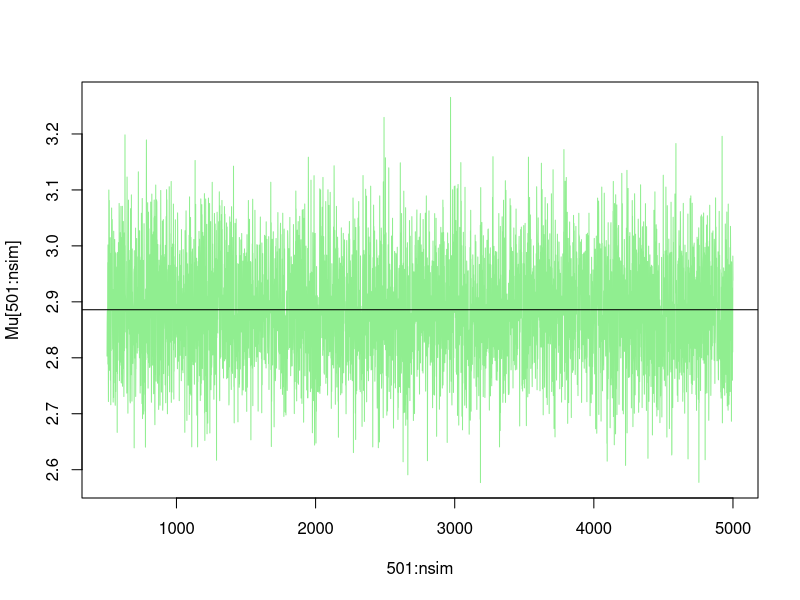
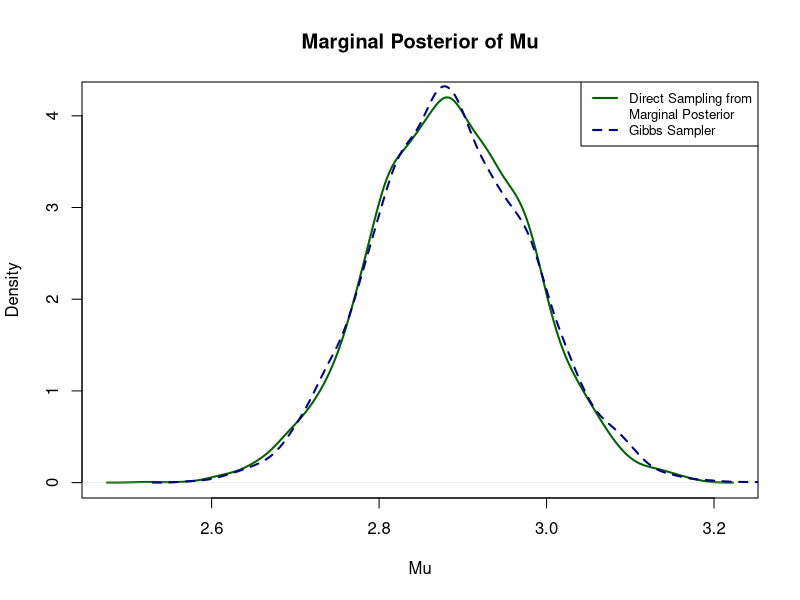
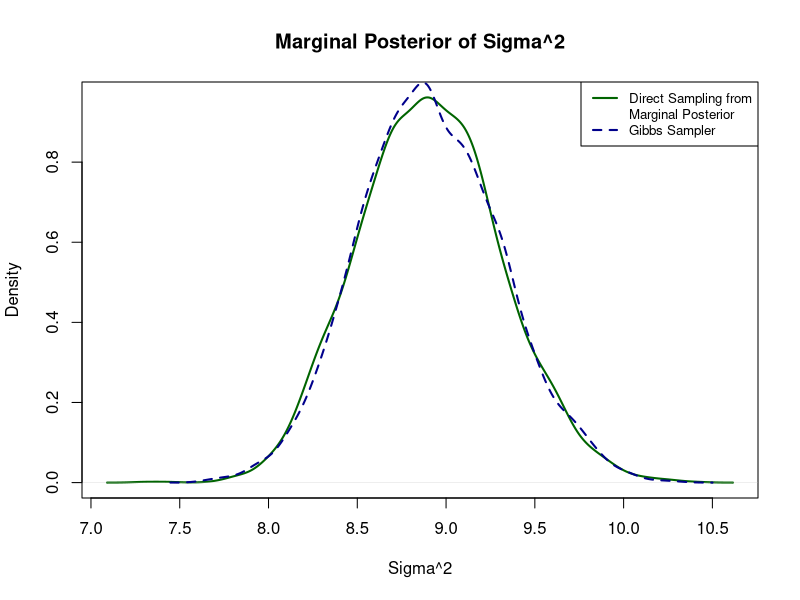

R code for these plots, in order:
###################################
# Gibbs sampler for simple normal mean hierarchical model
###################################


n<-1000
mu<-3
sigma<-3
sigma2<-sigma^2
y<-rnorm(n,mu,sigma)

####################
# Prior Hyperparms #
####################
m0<-0
t0<-0     # Noninformative
a<-b<-0   # Noninformative

#########
# Inits #
#########
tau<-1
mtau<-a+n/2

#################
# Store Results #
#################
nsim<-5000
Tau<-Mu<-Sigma<-rep(0,nsim)

#########
# Gibbs #
#########
for (i in 1:nsim) {
  v<-1/(tau*n + t0)
  m<-v*(tau*sum(y)+t0*m0)
  mu<- Mu[i]<-rnorm(1,m,sqrt(v))

  tau<-rgamma(1,mtau,b+sum((y-mu)^2)/2)
  Sigma[i]<-1/tau
}
#######################
# Posterior summaries #
#######################
mean(Mu[1501:nsim])	# Discard first 1500 as burn-in
sd(Mu[1501:nsim])
mean(Sigma[1501:nsim])
sd(Sigma[1501:nsim])
par(ask=F)
plot(501:nsim,Mu[501:nsim],type="l",col="lightgreen")
abline(h=mean(Mu[501:nsim]))

##################################
# Draw mu directly from marginal #
#    posterior assuming non-     #
#      informative priors        #
##################################

mu2<-rt(3500,n-1)*sd(y)/sqrt(n)+mean(y)
mean(mu2)
sd(mu2)

par(ask=T)
cat("Click on Graphics Window to See Next Figure")
plot(density(mu2),type="l", lwd=2,col="darkgreen", 
	main="Marginal Posterior of Mu",xlab="Mu",ask="T")

lines(density(Mu[501:nsim]),lty=2, lwd=2, col="blue4")
legend(cex=.8,"topright",col=c("darkgreen",NA,"blue4"),lty=c(1,NA,2),lwd=2,
	legend=c("Direct Sampling from","Marginal Posterior","Gibbs Sampler"))


#######################################
# Draw sigma^2 directly from marginal #
#    posterior assuming non-          #
#      informative priors             #
#######################################
tau2<-rgamma(3500,(n-1)/2,(n-1)*var(y)/2)
sigma2_2<-1/tau2
mean(sigma2_2)
sd(sigma2_2)

par(ask=T)
cat("Click on Graphics Window to See Next Figure")
plot(density(sigma2_2),type="l", lwd=2,col="darkgreen", 
     main="Marginal Posterior of Sigma^2",xlab="Sigma^2",ask="T")

lines(density(Sigma[501:nsim]),lty=2, lwd=2, col="blue4")
legend(cex=.8,"topright",col=c("darkgreen",NA,"blue4"),lty=c(1,NA,2),lwd=2,
       legend=c("Direct Sampling from","Marginal Posterior","Gibbs Sampler"))

